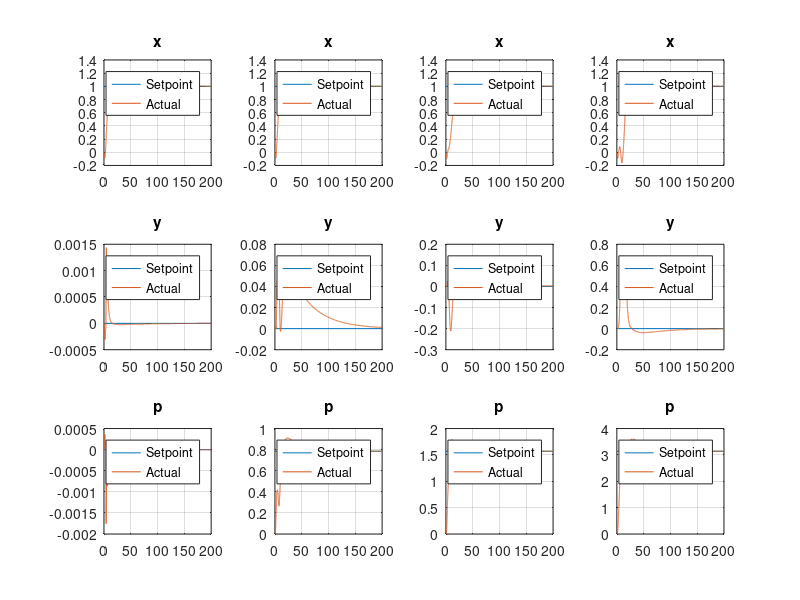

Write the MATLAB code that produced this figure. (Note: this script raises an error after producing the figure.)
close all;clear;clc;
% off_data=zeros(4);
off_data(1)=load('offline_-50_0.mat');
off_data(2)=load('offline_-50_0.785.mat');
off_data(3)=load('offline_-50_1.57.mat');
off_data(4)=load('offline_-50_3.14.mat');
dp_plot=figure();
title_char=["x","y","\psi"];
for j=1:4
    for i=1:3
        subplot(3,4,j+4*(i-1));
        plot([0,off_data(j).T_out(end)],[off_data(j).Eta_Ref(i),off_data(j).Eta_Ref(i)],off_data(j).T_out,off_data(j).Eta(:,i));
        legend("Setpoint","Actual",'Location','best');
        title(title_char(i));
        grid on;
    end
end
suptitle("Setpoint Expriments (0, \pi/4, \pi/2 and \pi) Under 50% Current (-x Direction)");
% ax =subplot(3,2,2);
% status_chr=["ON","OFF"];config_chr=["III","V"];
% config_string=sprintf("StartingPoint = (%.2f, %.2f, %.2f)\n",Eta_initial(1),Eta_initial(2),Eta_initial(3));
% config_string=config_string+sprintf("Setpoint = (%.2f, %.2f, %.2f)\n",Eta_Ref(1),Eta_Ref(2),Eta_Ref(3));
% config_string=config_string+sprintf("InitialVelocity = (%.4f, %.4f, %.2f)\n",V_initial(1),V_initial(2),V_initial(3));
% config_string=config_string+sprintf("CurrentVelocity = (%.4f, %.4f)\n",EN.current_speed(1),EN.current_speed(2));
% config_string=config_string+sprintf("WindSpeed = (%.2f, %.2f)\n",EN.wind_speed(1),EN.wind_speed(2));
% config_string=config_string+sprintf("Using Thrust Allocation Config %s\n",config_chr((TA.config-1)/2));
% config_string=config_string+sprintf("Kalman Filter is %s",status_chr(2-kalman.enable_flag));
% text(0,0.5,config_string);
% set (ax, 'visible', 'off')
% subplot(3,2,[4,6]);
% plot(Eta(:,2),Eta(:,1));xlabel('y');ylabel('x');
% title("Trace (NED)");axis equal;grid on;
dp_plot.Position=[100,100,1000,600];